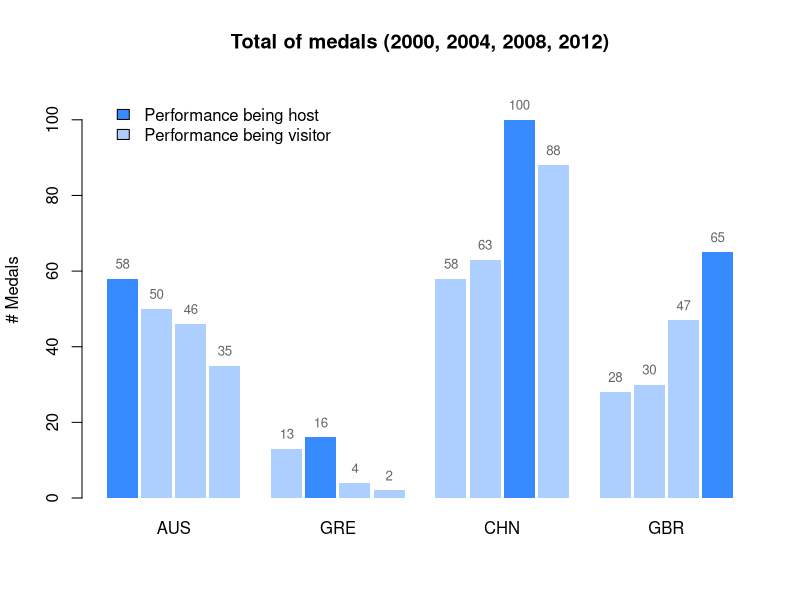
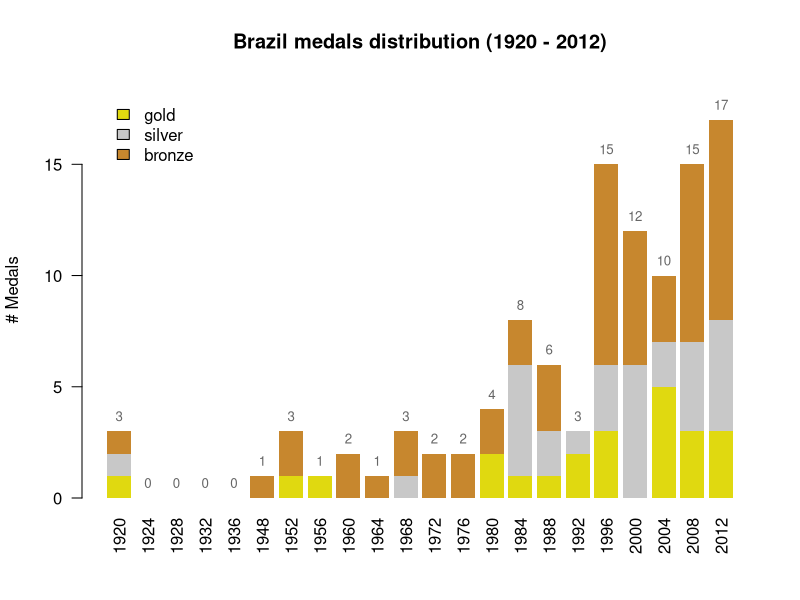

These charts were generated, in order, by the following R code:
## ---- chunk 1
# Read values from tab-delimited file 
medals <- read.table("../dataset/medals.csv", header = T, sep = "\t")

cols <- c("#388BFF", "#ADCFFF", "#ADCFFF", "#ADCFFF", "#ADCFFF", "#388BFF", "#ADCFFF", "#ADCFFF", "#ADCFFF", "#ADCFFF", "#388BFF", "#ADCFFF", "#ADCFFF", "#ADCFFF", "#ADCFFF", "#388BFF")

hosts <- c("AUS", "GRE", "CHN", "GBR")

ylim <- c(0, 1.1*max(c(medals$AUS, medals$GRE, medals$CHN, medals$GBR)))

# Graph countries with adjacent bars using rainbow colors
bp <- barplot(as.matrix(medals[, hosts]), main="Total of medals (2000, 2004, 2008, 2012)", ylab = "# Medals", beside = TRUE, col = cols, border = NA, space = c(0.1,1), ylim = ylim)

legend("topleft", legend = c("Performance being host", "Performance being visitor"), fill = c("#388BFF", "#ADCFFF"), bty = "n", inset = 0.03)

text(x = bp, y = c(medals$AUS, medals$GRE, medals$CHN, medals$GBR), label = c(medals$AUS, medals$GRE, medals$CHN, medals$GBR), pos = 3, cex = 0.8, col = "#666666")
## ---- chunk 2
medals_bra <- read.table("../dataset/bra-medals.csv", header = T, sep="\t")

cols <- c("#E0D910", "#C8C8C8", "#C7872E")

medals_header <- c("gold", "silver", "bronze")

ylim <- c(0, 1.1*max(medals_bra$gold + medals_bra$silver + medals_bra$bronze))

bp2 <- barplot(t(as.matrix(medals_bra[, medals_header])), main = "Brazil medals distribution (1920 - 2012)", ylab = "# Medals", beside = FALSE, col = cols, border = NA, space = 0.2, names.arg = medals_bra$year, las = 2, ylim = ylim)

legend("topleft", legend = medals_header, fill = cols, bty = "n", inset = 0.03)

text(x = bp2, y = medals_bra$gold + medals_bra$silver + medals_bra$bronze, label = medals_bra$gold + medals_bra$silver + medals_bra$bronze, pos = 3, cex = 0.8, col = "#666666")

#population_bra <- read.table("bra-population.csv", header = T, sep="\t")
#plot(population_bra$population, type="o", col="blue")

